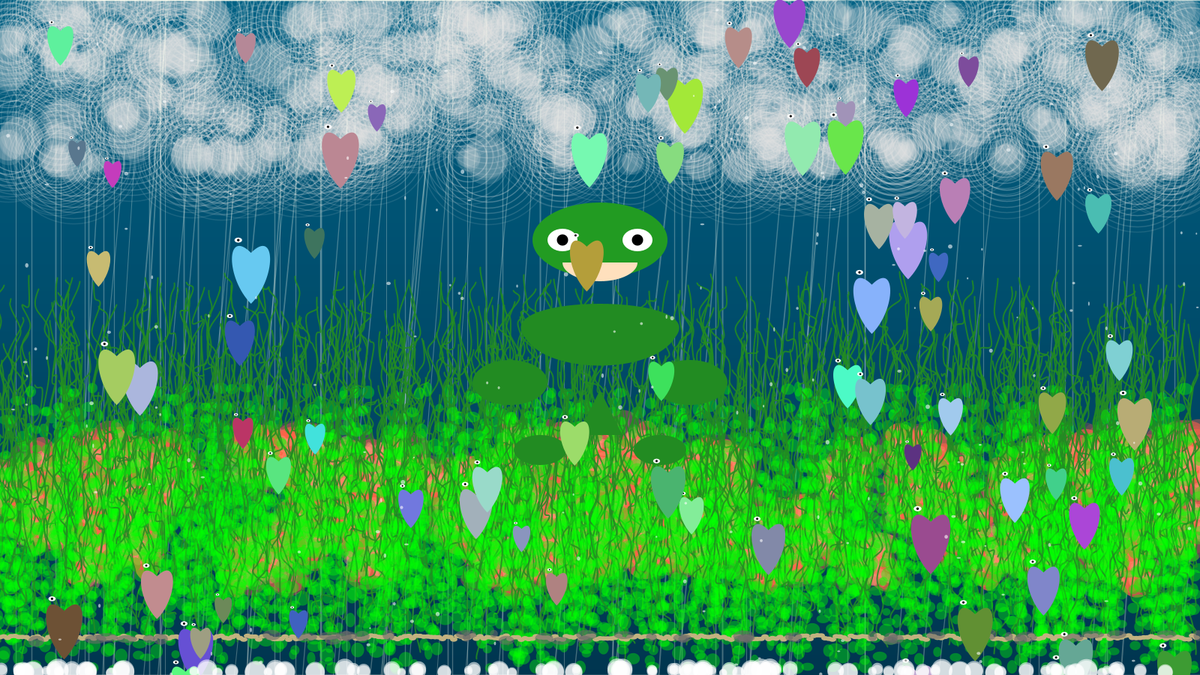
Frame 1 (no input)
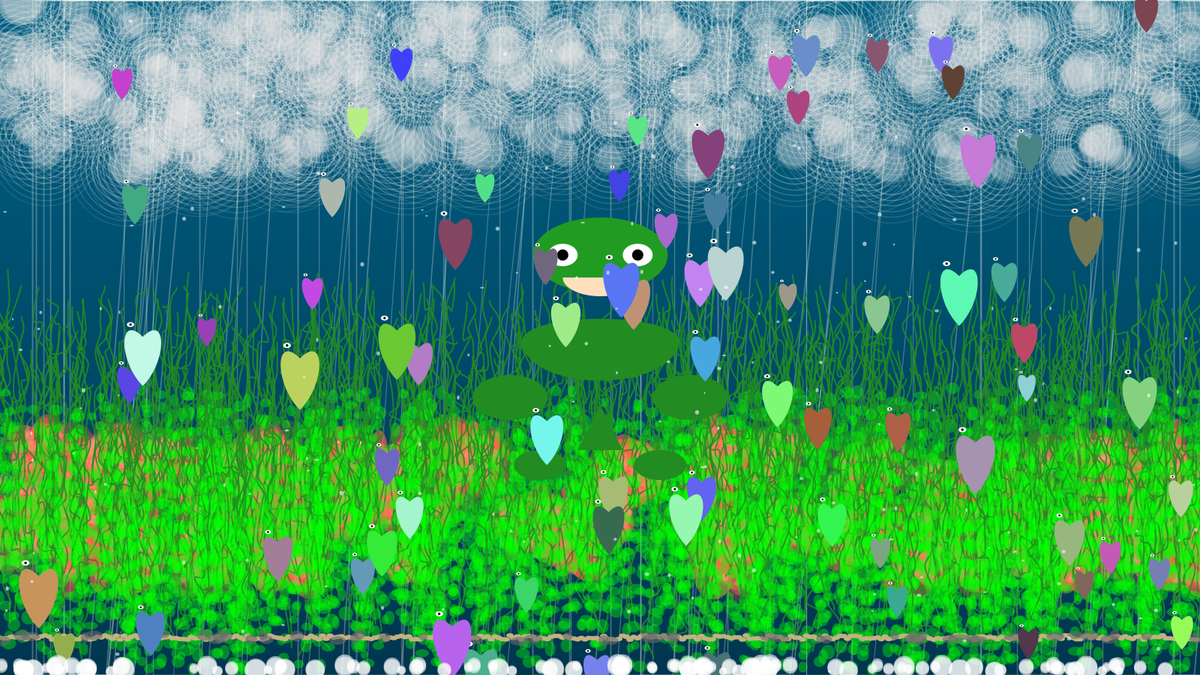
Frame 2 (the mouse pressed at the canvas centre, redrawn once)

The Processing sketch that drew these frames (run headless with seeded random() and noise(); the mouse was pressed at the canvas centre and the sketch redrawn once):

// Processing sketch: tortuga_241016a
// ── tortuga_241016a.pde
/*
  Esta es la ultima version de las 190 tortugas que componen la obra final
*/

float turtleX, turtleY; // Posición de la tortuga
float angle = 0; // Ángulo para la animación de la tortuga
float turtleMovement = 0; // Movimiento de la tortuga
Bubble[] bubbles; // Array de burbujas

void setup() {
  size(1600, 900);
  background(135, 206, 235); // Color del cielo
  noLoop();

  // Ubicar la tortuga en el centro
  turtleX = width / 2;
  turtleY = height / 2;

  // Inicializar burbujas
  bubbles = new Bubble[100];
  for (int i = 0; i < bubbles.length; i++) {
    bubbles[i] = new Bubble(random(width), height); // Iniciar las burbujas desde el fondo
  }

  drawUnderwaterScene();

  // Guardar la imagen en el escritorio
  //String path = System.getProperty("user.home") + "/Desktop/tortuga_realista_" + int(random(1000, 9999)) + ".png";
  //save(path);
}

void draw() {
  background(135, 206, 235); // Color del cielo
  drawUnderwaterScene();

  // Actualizar posición y ángulo de la tortuga para simular movimiento
  turtleMovement += 0.01;
  turtleX = width / 2 + sin(turtleMovement) * 30; // Movimiento horizontal
  turtleY = height / 2 + cos(turtleMovement) * 20; // Movimiento vertical

  // Actualizar las burbujas
  for (Bubble b : bubbles) {
    b.update();
    b.display();
  }
}

void drawUnderwaterScene() {
  drawWaterBackground();
  drawUnderwaterLightRays();
  drawCoralReefs();
  drawSeaweed();
  drawSand();

  // Posición de la tortuga en el centro
  drawRealisticTurtle(turtleX, turtleY);

  // Peces de diferentes colores y formas
  for (int i = 0; i < 75; i++) { // Aumentar el número de peces
    drawRealisticFish(random(width), random(height), random(30, 70), color(random(50, 200), random(50, 255), random(50, 255)));
  }

  // Burbujeo y partículas en suspensión
  drawBubbles();
  drawSuspendedParticles();
}

void drawWaterBackground() {
  // Fondo de agua con gradiente
  for (int y = 0; y < height; y++) {
    float inter = map(y, 0, height, 0, 1);
    int c = lerpColor(color(0, 110, 150), color(0, 60, 90), inter); // Gradiente de agua profunda
    stroke(c);
    line(0, y, width, y);
  }

  // Efecto de oleaje en la superficie del agua
  for (int i = 0; i < 300; i++) {
    float rippleX = random(width);
    float rippleY = random(height / 4);
    drawWaterRipples(rippleX, rippleY, random(40, 100));
  }

  // Efecto de niebla para profundidad
  fill(0, 0, 0, 30);
  noStroke();
  rect(0, 0, width, height);

  // Aplicar un ligero desenfoque
  filter(BLUR, 0.5);
}

void drawWaterRipples(float x, float y, float radius) {
  for (int i = 0; i < 6; i++) {
    noFill();
    stroke(255, 255, 255, 90 - i * 12);
    strokeWeight(1.5);
    ellipse(x, y, radius + i * 15, radius + i * 15);
  }

  // Efecto de refracción de luz en el agua
  for (int j = 0; j < 3; j++) {
    noStroke();
    fill(255, 255, 255, 40);
    ellipse(x + random(-5, 5), y + random(-5, 5), radius * 0.6, radius * 0.6);
  }
}

void drawUnderwaterLightRays() {
  for (int i = 0; i < 50; i++) {
    float lightX = random(width);
    float lightWidth = random(100, 200);
    float lightHeight = height;

    noFill();
    stroke(255, 255, 240, 70);
    strokeWeight(random(1, 2));

    beginShape();
    vertex(lightX, 0);
    vertex(lightX + lightWidth, 0);
    vertex(lightX + lightWidth / 2, lightHeight);
    vertex(lightX, lightHeight);
    endShape(CLOSE);
  }
}

void drawCoralReefs() {
  for (int i = 0; i < 100; i++) { // Aumentar el número de corales
    float x = random(width);
    float y = height / 1.5 + random(150);
    drawCoralCluster(x, y);
  }
}

void drawCoralCluster(float x, float y) {
  // Corales con texturas detalladas y formas variadas
  for (int i = 0; i < 30; i++) {
    fill(255, 99, 71, 180 - i * 10);
    noStroke();
    ellipse(x + random(-30, 30), y + random(-30, 30), random(20, 60), random(20, 60));
  }

  // Texturas adicionales en los corales
  for (int j = 0; j < 50; j++) {
    fill(255, 150, 120, 100);
    ellipse(x + random(-30, 30), y + random(-30, 30), random(5, 20), random(5, 20));
  }
}

void drawSeaweed() {
  for (int i = 0; i < 800; i++) { // Aumentar el número de algas
    float x = random(width);
    float y = height / 1.3 + random(200);
    drawSeaweedPlant(x, y);
  }
}

void drawSeaweedPlant(float x, float y) {
  stroke(34, 139, 34, 220);
  strokeWeight(2);
  noFill();
  beginShape();
  for (int i = 0; i < 15; i++) {
    curveVertex(x + random(-10, 10), y - i * 25 + random(-15, 15)); // Movimiento de algas
  }
  endShape();

  // Textura y detalles adicionales en las algas
  fill(0, 255, 0, 100);
  noStroke();
  for (int j = 0; j < 8; j++) {
    ellipse(x + random(-10, 10), y - j * 25, random(10, 20), random(10, 20));
  }
}

void drawSand() {
  fill(194, 178, 128);
  noStroke();

  // Creación de partículas de arena con más detalles y sombras
  for (int i = 0; i < width; i += 5) {
    ellipse(i, height - 50 + random(-3, 3), 10, 6);
  }

  // Rocas pequeñas y partículas en la arena
  for (int j = 0; j < 50; j++) {
    fill(105, 105, 105, 150);
    ellipse(random(width), height - 50 + random(-5, 5), random(10, 30), random(10, 15));
  }
}

void drawRealisticTurtle(float turtleX, float turtleY) {
  drawTurtleBody(turtleX, turtleY);
  drawTurtleHead(turtleX, turtleY);
  drawTurtleLegs(turtleX, turtleY);
  drawTurtleTail(turtleX, turtleY);
}

void drawTurtleBody(float turtleX, float turtleY) {
  fill(34, 139, 34); // Color verde para el cuerpo
  noStroke();
  beginShape();
  vertex(turtleX - 100, turtleY); // Aumentar tamaño
  bezierVertex(turtleX - 150, turtleY - 60, turtleX + 150, turtleY - 60, turtleX + 100, turtleY);
  bezierVertex(turtleX + 70, turtleY + 50, turtleX - 70, turtleY + 50, turtleX - 100, turtleY);
  endShape(CLOSE);
}

void drawTurtleHead(float turtleX, float turtleY) {
  fill(34, 155, 34); // Color más claro para la cabeza
  noStroke();
  ellipse(turtleX, turtleY - 130, 180, 100); // Aumentar tamaño de la cabeza

  // Ojos de la tortuga
  fill(255);
  ellipse(turtleX - 50, turtleY - 130, 40, 30); // Ojo izquierdo
  ellipse(turtleX + 50, turtleY - 130, 40, 30); // Ojo derecho

  fill(0); // Color negro para las pupilas
  ellipse(turtleX - 50, turtleY - 130, 15, 15); // Pupila izquierda
  ellipse(turtleX + 50, turtleY - 130, 15, 15); // Pupila derecha

  // Boca de la tortuga
  fill(255, 224, 189); // Color carne para la boca
  arc(turtleX, turtleY - 100, 100, 50, 0, PI); // Boca
}

void drawTurtleLegs(float turtleX, float turtleY) {
  fill(34, 139, 34); // Color de las patas
  noStroke();
  ellipse(turtleX - 120, turtleY + 60, 100, 60); // Aumentar tamaño pata izquierda
  ellipse(turtleX + 120, turtleY + 60, 100, 60); // Aumentar tamaño pata derecha
  ellipse(turtleX - 80, turtleY + 150, 70, 40); // Aumentar tamaño pata trasera izquierda
  ellipse(turtleX + 80, turtleY + 150, 70, 40); // Aumentar tamaño pata trasera derecha
}

void drawTurtleTail(float turtleX, float turtleY) {
  fill(34, 139, 34); // Color de la cola
  noStroke();
  beginShape();
  vertex(turtleX, turtleY + 70); // Aumentar tamaño
  vertex(turtleX - 30, turtleY + 130); // Aumentar tamaño
  vertex(turtleX + 30, turtleY + 130); // Aumentar tamaño
  endShape(CLOSE);
}

void drawRealisticFish(float x, float y, float size, color fishColor) {
  fill(fishColor);
  noStroke();
  beginShape();
  vertex(x, y); // Cabeza del pez
  bezierVertex(x + size * 0.5, y - size * 0.5, x + size * 0.5, y + size * 0.5, x, y + size); // Cuerpo del pez
  bezierVertex(x - size * 0.5, y + size * 0.5, x - size * 0.5, y - size * 0.5, x, y); // Cola del pez
  endShape(CLOSE);

  // Ojos del pez
  fill(255);
  ellipse(x - size * 0.25, y - size * 0.25, size * 0.15, size * 0.1); // Ojo
  fill(0);
  ellipse(x - size * 0.25, y - size * 0.25, size * 0.05, size * 0.05); // Pupila
}

void drawBubbles() {
  for (Bubble b : bubbles) {
    b.update();
    b.display();
  }
}

void drawSuspendedParticles() {
  fill(255, 255, 255, 150); // Partículas blancas
  noStroke();
  for (int i = 0; i < 200; i++) {
    ellipse(random(width), random(height), random(2, 6), random(2, 6));
  }
}

// Clase para burbujas
class Bubble {
  float x;
  float y;
  float size;
  float speed;

  Bubble(float x, float y) {
    this.x = x;
    this.y = y;
    this.size = random(10, 30);
    this.speed = random(1, 3);
  }

  void update() {
    y -= speed; // Movimiento ascendente
    if (y < 0) {
      y = height; // Reiniciar burbuja al fondo
      x = random(width);
    }
  }

  void display() {
    fill(255, 255, 255, 150);
    noStroke();
    ellipse(x, y, size, size);
  }
}
